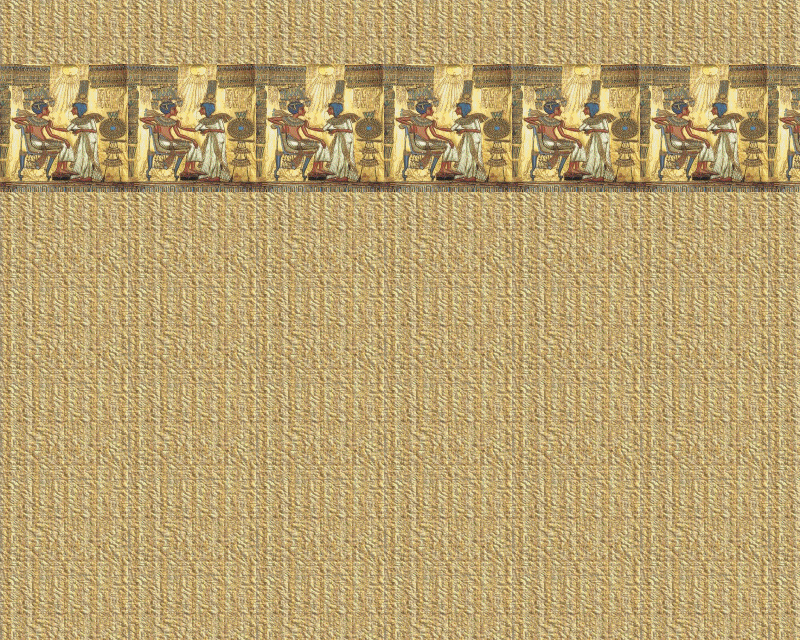

This is a level from a 2D game, rendered from its Tiled map with the project's own tilesets. A one-line summary and the map file follow, with tile-layer data summarised:
An orthogonal 25x20 tile map with 32x32 px tiles, 2 tile layers (bg, deco).

<map version="1.0" orientation="orthogonal" width="25" height="20" tilewidth="32" tileheight="32">
 <tileset firstgid="1" name="egypt_tilset" tilewidth="32" tileheight="32">
  <image source="egypt_tilset.png" width="256" height="2080" />
 </tileset>
 <layer name="bg" width="25" height="20">
  <data>[500 cells, 500 non-empty, 12 distinct tile ids]</data>
 </layer>
 <layer name="deco" width="25" height="20">
  <data>[500 cells, 100 non-empty, 16 distinct tile ids]</data>
 </layer>
</map>